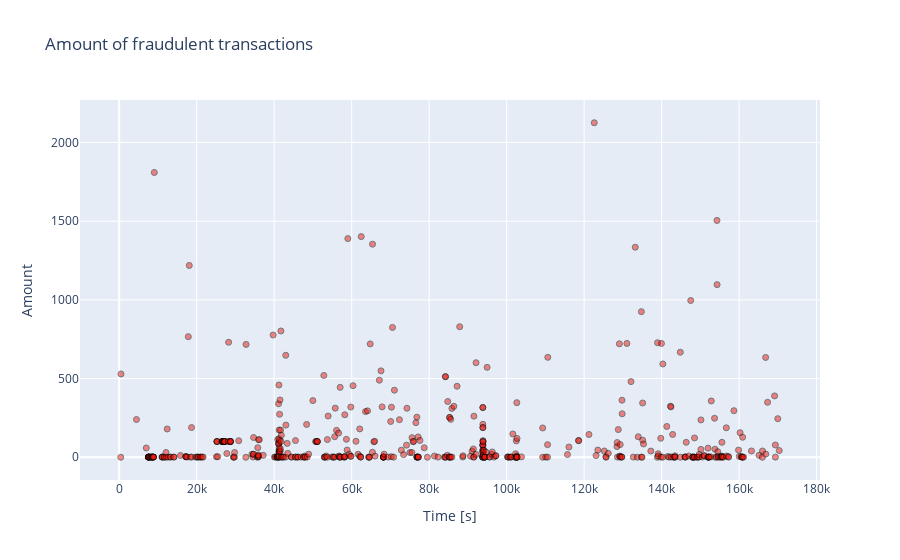

Here is the notebook cell this chart was saved with:
### Code cell
fraud = data.loc[data['Class'] == 1]

trace = go.Scatter(
    x = fraud['Time'],y = fraud['Amount'],
    name="Amount",
     marker=dict(
                color='rgb(238,23,11)',
                line=dict(
                    color='black',
                    width=1),
                opacity=0.5,
            ),
    text= fraud['Amount'],
    mode = "markers"
)
data_df = [trace]
layout = dict(title = 'Amount of fraudulent transactions',
          xaxis = dict(title = 'Time [s]', showticklabels=True), 
          yaxis = dict(title = 'Amount'),
          hovermode='closest'
         )
fig = dict(data=data_df, layout=layout)
iplot(fig, filename='fraud-amount')

### Figure 1 — Plotly figure (JSON) as saved in the notebook; plotly's stock layout.template omitted (floating-point values rounded to 4 significant figures; data arrays with more than 128 entries replaced by an {"elided": "..."} marker saying what was removed)
{"data": [{"marker": {"color": "rgb(238,23,11)", "line": {"color": "black", "width": 1}, "opacity": 0.5}, "mode": "markers", "name": "Amount", "text": {"elided": "492 float values"}, "type": "scatter", "x": {"elided": "492 int values"}, "y": {"elided": "492 float values"}}], "layout": {"autosize": true, "hovermode": "closest", "title": {"text": "Amount of fraudulent transactions"}, "xaxis": {"autorange": true, "range": [-9877.0, 180600.0], "showticklabels": true, "title": {"text": "Time [s]"}, "type": "linear"}, "yaxis": {"autorange": true, "range": [-175.4, 2301.0], "title": {"text": "Amount"}, "type": "linear"}}}
